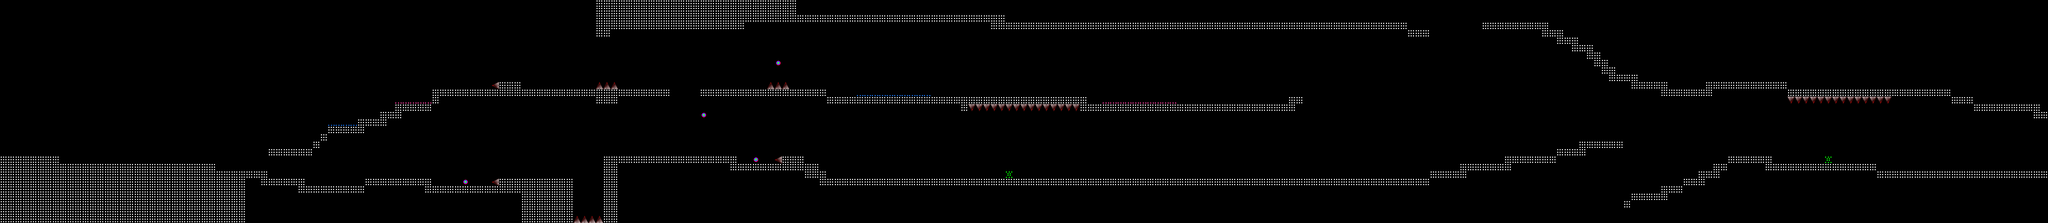

The image is a tile-based game level rendered from a .tmx file. Its description and source (layers, tilesets, objects; grid data summarised) follow:
An orthogonal 275x30 tile map with 32x32 px tiles, 2 tile layers (Main, Object).

<map version="1.0" orientation="orthogonal" renderorder="right-down" width="275" height="30" tilewidth="32" tileheight="32">
 <tileset firstgid="1" name="tileset" tilewidth="32" tileheight="32">
  <image tid="0" source="tileset.png" width="96" height="224" />
 </tileset>
 <layer name="Main" width="275" height="30">
  <data>[8250 cells, 1002 non-empty, 1 distinct tile ids]</data>
 </layer>
 <layer name="Object" width="275" height="30">
  <data>[8250 cells, 77 non-empty, 7 distinct tile ids]</data>
 </layer>
</map>